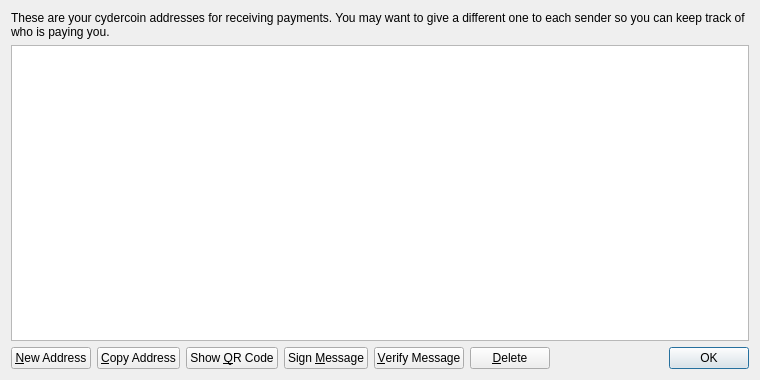
<?xml version="1.0" encoding="UTF-8"?>
<ui version="4.0">
 <class>AddressBookPage</class>
 <widget class="QWidget" name="AddressBookPage">
  <property name="geometry">
   <rect>
    <x>0</x>
    <y>0</y>
    <width>760</width>
    <height>380</height>
   </rect>
  </property>
  <property name="windowTitle">
   <string>Address Book</string>
  </property>
  <layout class="QVBoxLayout" name="verticalLayout">
   <item>
    <widget class="QLabel" name="labelExplanation">
     <property name="text">
      <string>These are your cydercoin addresses for receiving payments. You may want to give a different one to each sender so you can keep track of who is paying you.</string>
     </property>
     <property name="textFormat">
      <enum>Qt::PlainText</enum>
     </property>
     <property name="wordWrap">
      <bool>true</bool>
     </property>
    </widget>
   </item>
   <item>
    <widget class="QTableView" name="tableView">
     <property name="contextMenuPolicy">
      <enum>Qt::CustomContextMenu</enum>
     </property>
     <property name="toolTip">
      <string>Double-click to edit address or label</string>
     </property>
     <property name="tabKeyNavigation">
      <bool>false</bool>
     </property>
     <property name="alternatingRowColors">
      <bool>true</bool>
     </property>
     <property name="selectionMode">
      <enum>QAbstractItemView::SingleSelection</enum>
     </property>
     <property name="selectionBehavior">
      <enum>QAbstractItemView::SelectRows</enum>
     </property>
     <property name="sortingEnabled">
      <bool>true</bool>
     </property>
     <attribute name="verticalHeaderVisible">
      <bool>false</bool>
     </attribute>
    </widget>
   </item>
   <item>
    <layout class="QHBoxLayout" name="horizontalLayout">
     <item>
      <widget class="QPushButton" name="newAddressButton">
       <property name="toolTip">
        <string>Create a new address</string>
       </property>
       <property name="text">
        <string>&amp;New Address</string>
       </property>
       <property name="icon">
        <iconset resource="../bitcoin.qrc">
         <normaloff>:/icons/add</normaloff>:/icons/add</iconset>
       </property>
      </widget>
     </item>
     <item>
      <widget class="QPushButton" name="copyToClipboard">
       <property name="toolTip">
        <string>Copy the currently selected address to the system clipboard</string>
       </property>
       <property name="text">
        <string>&amp;Copy Address</string>
       </property>
       <property name="icon">
        <iconset resource="../bitcoin.qrc">
         <normaloff>:/icons/editcopy</normaloff>:/icons/editcopy</iconset>
       </property>
      </widget>
     </item>
     <item>
      <widget class="QPushButton" name="showQRCode">
       <property name="text">
        <string>Show &amp;QR Code</string>
       </property>
       <property name="icon">
        <iconset resource="../bitcoin.qrc">
         <normaloff>:/icons/qrcode</normaloff>:/icons/qrcode</iconset>
       </property>
      </widget>
     </item>
     <item>
      <widget class="QPushButton" name="signMessage">
       <property name="toolTip">
        <string>Sign a message to prove you own a cydercoin address</string>
       </property>
       <property name="text">
        <string>Sign &amp;Message</string>
       </property>
       <property name="icon">
        <iconset resource="../bitcoin.qrc">
         <normaloff>:/icons/edit</normaloff>:/icons/edit</iconset>
       </property>
      </widget>
     </item>
     <item>
      <widget class="QPushButton" name="verifyMessage">
       <property name="toolTip">
        <string>Verify a message to ensure it was signed with a specified cydercoin address</string>
       </property>
       <property name="text">
        <string>&amp;Verify Message</string>
       </property>
       <property name="icon">
        <iconset resource="../bitcoin.qrc">
         <normaloff>:/icons/transaction_0</normaloff>:/icons/transaction_0</iconset>
       </property>
      </widget>
     </item>
     <item>
      <widget class="QPushButton" name="deleteButton">
       <property name="toolTip">
        <string>Delete the currently selected address from the list</string>
       </property>
       <property name="text">
        <string>&amp;Delete</string>
       </property>
       <property name="icon">
        <iconset resource="../bitcoin.qrc">
         <normaloff>:/icons/remove</normaloff>:/icons/remove</iconset>
       </property>
      </widget>
     </item>
     <item>
      <spacer name="horizontalSpacer">
       <property name="orientation">
        <enum>Qt::Horizontal</enum>
       </property>
       <property name="sizeHint" stdset="0">
        <size>
         <width>40</width>
         <height>20</height>
        </size>
       </property>
      </spacer>
     </item>
     <item>
      <widget class="QDialogButtonBox" name="buttonBox">
       <property name="sizePolicy">
        <sizepolicy hsizetype="Maximum" vsizetype="Fixed">
         <horstretch>0</horstretch>
         <verstretch>0</verstretch>
        </sizepolicy>
       </property>
       <property name="standardButtons">
        <set>QDialogButtonBox::Ok</set>
       </property>
      </widget>
     </item>
    </layout>
   </item>
  </layout>
 </widget>
 <resources>
  <include location="../bitcoin.qrc"/>
 </resources>
 <connections/>
</ui>
